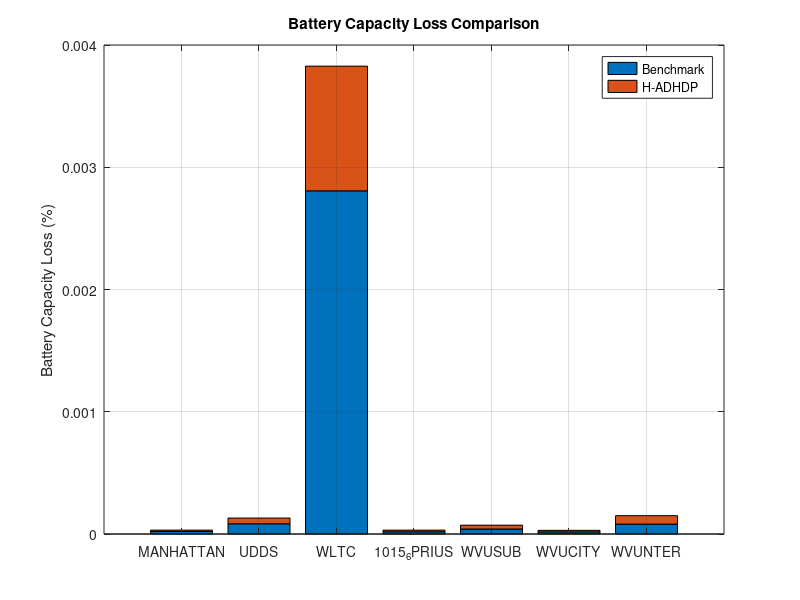

Here is the MATLAB script that generated this plot: (Note: this script raises an error after producing the figure.)
% Data for Battery Capacity Loss (Table 3) 
drive_cycles = {'MANHATTAN', 'UDDS', 'WLTC', '1015_6PRIUS', 'WVUSUB', 'WVUCITY', 'WVUNTER'};
benchmark_capacity_loss = [2.081e-5, 8.361e-5, 2.807e-3, 1.854e-5, 4.092e-5, 1.733e-5, 8.099e-5];
h_adhdp_capacity_loss = [1.109e-5, 4.700e-5, 1.020e-3, 1.325e-5, 3.129e-5, 1.271e-5, 6.911e-5];

% Data for Energy Consumption (Table 4)
energy_consumption_benchmark = [1.244, 3.335, 0.330, 0.927, 0.455, 1.932];
energy_consumption_h_adhdp = [0.954, 3.281, 0.328, 0.918, 0.434, 1.856];

% Data for Iteration Time per step (Table 5)
iteration_cycles = {'UDDS', 'WLTC', 'WVUNTER'};
iteration_time_min = [0.09, 0.07, 0.08];
iteration_time_max = [26.14, 27.23, 25.67];

% Create a figure for Battery Capacity Loss
figure(1);
bar_data = bar([benchmark_capacity_loss; h_adhdp_capacity_loss]', 'stacked');
set(gca, 'xticklabel', drive_cycles);
ylabel('Battery Capacity Loss (%)');
title('Battery Capacity Loss Comparison');
legend('Benchmark', 'H-ADHDP');
grid on;

% Set soft colors for Benchmark and H-ADHDP
bar_data(1).FaceColor = [0 0.5 0]; % Green for Benchmark
bar_data(2).FaceColor = [1 0.6 0]; % Orange for H-ADHDP

% Add data labels for Battery Capacity Loss
for i = 1:length(benchmark_capacity_loss)
    text(i, benchmark_capacity_loss(i)/2, num2str(benchmark_capacity_loss(i), '%.2e'), 'HorizontalAlignment', 'center', 'VerticalAlignment', 'middle', 'Color', 'black');
    text(i, benchmark_capacity_loss(i) + h_adhdp_capacity_loss(i)/2, num2str(h_adhdp_capacity_loss(i), '%.2e'), 'HorizontalAlignment', 'center', 'VerticalAlignment', 'middle', 'Color', 'black');
end

% Adjust the Y-axis range for better visibility
ylim([0 4e-3]);

% Create a figure for Energy Consumption
figure(2);
bar_data = bar([energy_consumption_benchmark; energy_consumption_h_adhdp]', 'grouped');
set(gca, 'xticklabel', drive_cycles(1:end-1)); % Exclude the last cycle to match the data length
ylabel('Energy Consumption (kWh)');
title('Energy Consumption Comparison');
legend('Benchmark', 'H-ADHDP');
grid on;

% Set soft colors for Benchmark and H-ADHDP
bar_data(1).FaceColor = [0 0.5 0]; % Green for Benchmark
bar_data(2).FaceColor = [1 0.6 0]; % Orange for H-ADHDP

% Add data labels for Energy Consumption
for i = 1:length(energy_consumption_benchmark)
    text(i, energy_consumption_benchmark(i)/2, num2str(energy_consumption_benchmark(i), '%.2f'), 'HorizontalAlignment', 'center', 'VerticalAlignment', 'middle', 'Color', 'black');
    text(i, energy_consumption_benchmark(i) + energy_consumption_h_adhdp(i)/2, num2str(energy_consumption_h_adhdp(i), '%.2f'), 'HorizontalAlignment', 'center', 'VerticalAlignment', 'middle', 'Color', 'black');
end

% Adjust the Y-axis range for better visibility
ylim([0 4]);

% Create a figure for Iteration Time per Step
figure(3);
bar_data = bar([iteration_time_min; iteration_time_max]', 'grouped');
set(gca, 'xticklabel', iteration_cycles);
ylabel('Iteration Time (ms)');
title('Iteration Time per Step');
legend('Minimum Time', 'Maximum Time');
grid on;

% Set soft colors for Minimum Time and Maximum Time
bar_data(1).FaceColor = [0 0.5 0]; % Green for Minimum Time
bar_data(2).FaceColor = [1 0.6 0]; % Orange for Maximum Time

% Add data labels for Iteration Time per Step
for i = 1:length(iteration_time_min)
    text(i, iteration_time_min(i)/2, num2str(iteration_time_min(i), '%.2f'), 'HorizontalAlignment', 'center', 'VerticalAlignment', 'middle', 'Color', 'black');
    text(i, iteration_time_min(i) + iteration_time_max(i)/2, num2str(iteration_time_max(i), '%.2f'), 'HorizontalAlignment', 'center', 'VerticalAlignment', 'middle', 'Color', 'black');
end

% Adjust the Y-axis range for better visibility
ylim([0 30]);

% Adjust figure size and spacing
set(gcf, 'Position', [100, 100, 800, 600]); % Adjust the figure size
